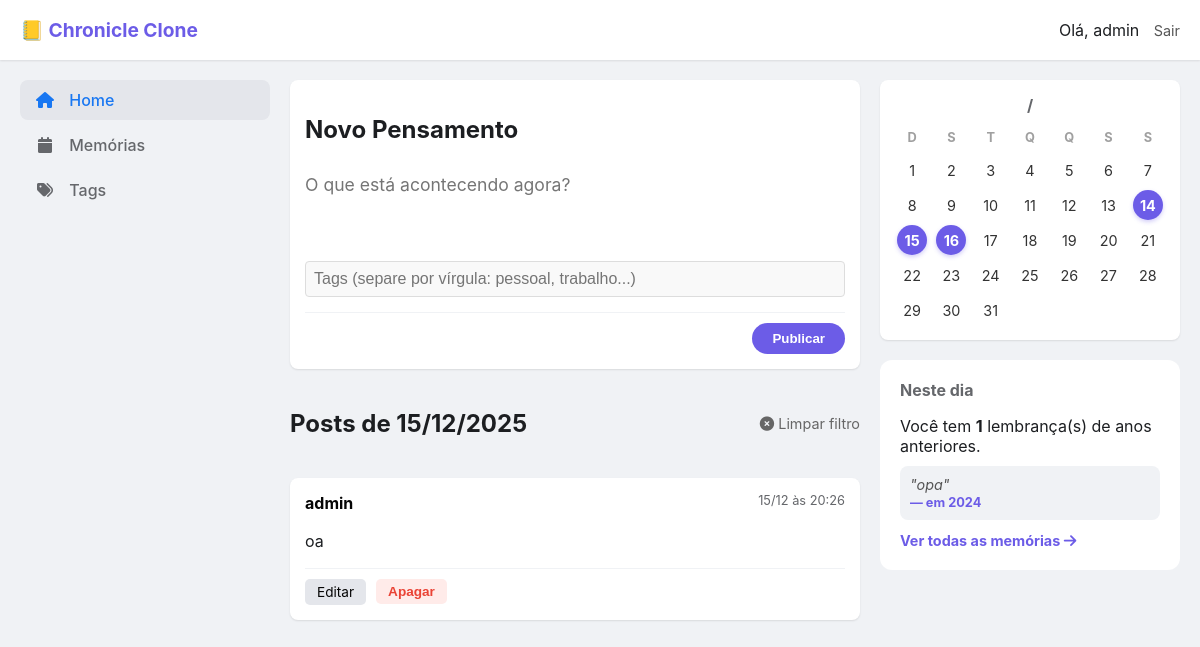
Page /dashboard?data=2025-12-15 (signed in) on the committed database.
### app.py (models this page shows, shortened)
class User(db.Model, UserMixin): #Cria a tabela de usuários no banco de dados, adicionado UserMixin para autenticação
    id = db.Column(db.Integer, primary_key=True) #ID do usuário
    username = db.Column(db.String(80), unique=True, nullable=False) #Nome do usuário
    password_hash = db.Column(db.String(128), nullable=False) #Senha do usuário (armazenada como hash) -- sempre salvar a senha em hash

class Post(db.Model): #Criar a tabela de posts no banco de dados
    idPost = db.Column(db.Integer, primary_key=True, nullable=False) #ID do post
    dataPost = db.Column(db.DateTime, default=datetime.now) #Data do post, atualizado utc para now
    content = db.Column(db.Text, nullable=False) #Conteúdo do post
    user_id = db.Column(db.Integer, db.ForeignKey('user.id'), nullable=False) #ID do usuário que criou o post
    autor = db.relationship('User', backref ='posts')
    tags = db.relationship('Tag', secondary=post_tags, backref='posts')

### app.py (the view)
@app.route('/dashboard')
@login_required
def dashboard():
    hoje = datetime.now()
    memorias = Post.query.filter(
        extract('month', Post.dataPost) == hoje.month,
        extract('day', Post.dataPost) == hoje.day,
        extract('year', Post.dataPost) != hoje.year,
        Post.user_id == current_user.id
    ).all()
    cal = calendar.monthcalendar(hoje.year, hoje.month)
    posts_do_mes = Post.query.filter(
        extract('month', Post.dataPost) == hoje.month,
        extract('year', Post.dataPost) == hoje.year,
        Post.user_id == current_user.id
    ).all()
    dias_ativos = [p.dataPost.day for p in posts_do_mes]
    data_url = request.args.get('data')  # Obtém o parâmetro 'date' da URL
    if data_url:
        data_filtro = datetime.strptime(data_url, '%Y-%m-%d')
        posts = Post.query.filter(
            extract('day', Post.dataPost) == data_filtro.day,
            extract('month', Post.dataPost) == data_filtro.month,
            extract('year', Post.dataPost) == data_filtro.year,
            Post.user_id == current_user.id).all()
        titulo_pagina = f'Posts de {data_filtro.strftime("%d/%m/%Y")}'
    else:
        posts = Post.query.order_by(Post.dataPost.desc()).all()
        titulo_pagina = 'Timeline'
    return render_template('dashboard.html',
                           posts=posts,
                           memorias=memorias,
                           calendario=cal,
                           dias_ativos=dias_ativos,
                           ano_mes=hoje.strftime('%m / %Y'),
                           title=titulo_pagina,
                           data_atual=hoje)

### app.py (called while the page is built)
@login_manager.user_loader
def load_user(user_id):
    return User.query.get(int(user_id)) #Convertendo id string para int

### templates/dashboard.html (shortened to what this page needs)
<!DOCTYPE html>
<html lang="pt-br">
<head>
    <link rel="stylesheet" href="{{ url_for('static', filename='css/style.css') }}">
    <link rel="stylesheet" href="https://cdnjs.cloudflare.com/ajax/libs/font-awesome/6.0.0/css/all.min.css">
</head>
<body>
    <header class="top-bar">
        <div class="logo">📒 Chronicle Clone</div>
        <div class="user-menu">
            <span>Olá, {{ current_user.username }}</span>
            <a href="{{ url_for('logout') }}" class="btn-logout">Sair</a>
        </div>
    </header>
    <div class="main-container">
        <aside class="sidebar">
            <nav>
                <a href="#" class="active"><i class="fas fa-home"></i> Home</a>
                <a href="{{ url_for('memories') }}"><i class="fas fa-calendar"></i> Memórias</a>
                <a href="{{ url_for('all_tags') }}"><i class="fas fa-tags"></i> Tags</a>
            </nav>
        </aside>
        <main class="content-area">
            <div class="new-post-card">
                <h2>Novo Pensamento</h2>
                <form action="/add_post" method="POST">
                    <textarea name="content" rows="3" placeholder="O que está acontecendo agora?" required></textarea>
                    <div style="margin-top: 10px;">
                        <input type="text" name="tags" placeholder="Tags (separe por vírgula: pessoal, trabalho...)"
                            style="width: 100%; border: 1px solid #ddd; padding: 8px; border-radius: 4px;">
                    </div>
                    <div class="form-footer">
                        <button type="submit">Publicar</button>
                    </div>
                </form>
            </div>
                <div style="display: flex; align-items: center; justify-content: space-between; margin-bottom: 20px;">
                    <h2>{{ title if title else 'Timeline' }}</h2>
                    {% if title %}
                        <a href="{{ url_for('dashboard') }}" style="font-size: 0.9rem; color: #666; text-decoration: none;">
                         <i class="fas fa-times-circle"></i> Limpar filtro
                        </a>
                    {% endif %}
                </div>
            {% for post in posts %}
                <div class="post-card">
                    <div class="post-header">
                        <span class="author-name">{{ post.autor.username }}</span>
                        <span class="post-date">{{ post.dataPost.strftime('%d/%m às %H:%M') }}</span>
                    </div>
                    <p class="post-content">{{ post.content }}</p>
                    <div class="post-actions">
                        <a href="{{ url_for('edit_post', post_id=post.idPost) }}" class="btn-small">Editar</a>
                        <form action="{{ url_for('delete_post', post_id=post.idPost) }}" method="POST" style="display: inline;">
                            <button type="submit" class="btn-small btn-danger">Apagar</button>
                        </form>
                    </div>
                </div>
            {% else %}
                <p class="empty-state">Seu diário está vazio. Comece a escrever!</p>
            {% endfor %}
        </main>
    <aside class="right-widgets">
            <div class="widget">
                <h3 style="text-align: center; margin-bottom: 15px;">
                    {{ mes_atual }} / {{ ano_atual }}
                </h3>
            <div class="calendar-grid">
                <div class="cal-header">D</div>
                <div class="cal-header">S</div>
                <div class="cal-header">T</div>
                <div class="cal-header">Q</div>
                <div class="cal-header">Q</div>
                <div class="cal-header">S</div>
                <div class="cal-header">S</div>
                {% for semana in calendario %}
                    {% for dia in semana %}
                        {% if dia == 0 %}
                            <div class="cal-day empty"></div>
                        {% else %}
                            <div class="cal-day {{ 'has-post' if dia in dias_ativos else '' }}">
                                {% if dia in dias_ativos %}
                                    <a href="{{ url_for('dashboard', data='%04d-%02d-%02d' % (data_atual.year, data_atual.month, dia)) }}"
                                        style="text-decoration: none; color: inherit; display: flex; align-items: center; justify-content: center; width: 100%; height: 100%;">
                                            {{ dia }}
                                    </a>
                                {% else %}
                                    {{ dia }}
                                {% endif %}
                            </div>
                        {% endif %}
                    {% endfor %}
                {% endfor %}
            </div>
        </div>
        <div class="card" style="background: white; padding: 20px; border-radius: 12px; margin-top: 20px;">
            <h3 style="margin-bottom: 15px;">Neste dia</h3>
            {% if memorias %}
                 <p style="margin-bottom: 10px;">
                    Você tem <strong>{{ memorias|length }}</strong> lembrança(s) de anos anteriores.
                </p>
                <div style="background: #f0f2f5; padding: 10px; border-radius: 8px; margin-bottom: 10px; font-style: italic; color: #555; font-size: 0.9rem;">
                    "{{ memorias[0].content }}"
                    <br>
                    <span style="font-weight: bold; font-style: normal; font-size: 0.8rem; color: #6c5ce7;">
                        — em {{ memorias[0].dataPost.year }}
                    </span>
                </div>
            <a href="{{ url_for('memories') }}" style="text-decoration: none; color: #6c5ce7; font-weight: bold; font-size: 0.9rem;">
                Ver todas as memórias <i class="fas fa-arrow-right"></i>
            </a>
            {% else %}
                <p style="color: #888;">Nenhuma lembrança antiga encontrada para hoje.</p>
            {% endif %}
        </div>
    </aside>
    </div>
</body>
</html>

### static/css/style.css (style rules this page uses)
* { box-sizing: border-box; }
body { font-family: 'Inter', 'Segoe UI', sans-serif; background-color: #f0f2f5; color: #1c1e21; margin: 0; padding: 0; }
.top-bar { background-color: #ffffff; height: 60px; display: flex; justify-content: space-between; align-items: center; padding: 0 20px; box-shadow: 0 1px 2px rgba(0,0,0,0.1); position: sticky; top: 0; z-index: 100; }
.logo { font-weight: bold; font-size: 1.2rem; color: #6c5ce7; }
.btn-logout { font-size: 0.9rem; color: #555; text-decoration: none; margin-left: 10px; }
.main-container { display: grid; grid-template-columns: 250px 1fr 300px; gap: 20px; max-width: 1200px; margin: 20px auto; padding: 0 20px; align-items: start; }
.sidebar nav a { display: block; padding: 10px 15px; color: #65676b; text-decoration: none; font-weight: 500; border-radius: 8px; margin-bottom: 5px; transition: background 0.2s; }
.sidebar nav a:hover, .sidebar nav a.active { background-color: #e4e6eb; color: #1877f2; }
.sidebar i { margin-right: 10px; width: 20px; text-align: center; }
.new-post-card, .post-card, .widget { background: white; border-radius: 8px; box-shadow: 0 1px 2px rgba(0,0,0,0.1); padding: 15px; margin-bottom: 20px; }
.new-post-card textarea { width: 100%; border: none; resize: none; font-family: inherit; font-size: 1.1rem; outline: none; padding: 10px 0; }
.form-footer { border-top: 1px solid #f0f2f5; padding-top: 10px; text-align: right; }
button { background-color: #6c5ce7; color: white; border: none; padding: 8px 20px; border-radius: 20px; font-weight: bold; cursor: pointer; transition: background 0.2s; }
.post-header { display: flex; justify-content: space-between; margin-bottom: 10px; }
.author-name { font-weight: bold; color: #050505; }
.post-date { font-size: 0.8rem; color: #65676b; }
.post-content { font-size: 1rem; line-height: 1.5; margin-bottom: 15px; }
.post-actions { border-top: 1px solid #f0f2f5; padding-top: 10px; display: flex; gap: 10px; }
.btn-small { padding: 5px 12px; font-size: 0.85rem; border-radius: 5px; text-decoration: none; background: #e4e6eb; color: #050505; }
.btn-small.btn-danger { background: #ffebe9; color: #ea4335; }
.right-widgets h3 { font-size: 1rem; color: #65676b; margin-top: 0; }
input[type="text"], input[type="password"] { width: 100%; padding: 12px; margin-bottom: 15px; border: 1px solid #ddd; border-radius: 8px; background-color: #f9f9f9; font-size: 1rem; box-sizing: border-box; outline: none; transition: border 0.3s; }
.calendar-grid { display: grid; grid-template-columns: repeat(7, 1fr); gap: 5px; text-align: center; }
.cal-header { font-weight: bold; font-size: 0.8rem; color: #a0a0a0; margin-bottom: 5px; }
.cal-day { font-size: 0.9rem; padding: 8px 0; border-radius: 50%; width: 30px; height: 30px; display: flex; align-items: center; justify-content: center; margin: 0 auto; color: #333; }
.cal-day.empty { background: transparent; }
.cal-day.has-post { background-color: #6c5ce7; color: white; font-weight: bold; cursor: pointer; box-shadow: 0 2px 4px rgba(108, 92, 231, 0.3); }

### rows in the picture
User: username "admin"
Post: autor.username "admin", dataPost "15/12 às 20:26", content "oa"
Post: content "opa", dataPost "2024"

### other values in the picture
{{ title if title else 'Timeline' }} "Posts de 15/12/2025"
{{ dia }} "1" "2" "3" "4" "5" "6" "7" "8" "9" "10" "11" "12" "13" "17" "18" "19" "20" "21" "22" "23" "24" "25" "26" "27" "28" "29" "30" "31"
{{ dia }} "14" "15" "16"
{{ memorias|length }} "1"
